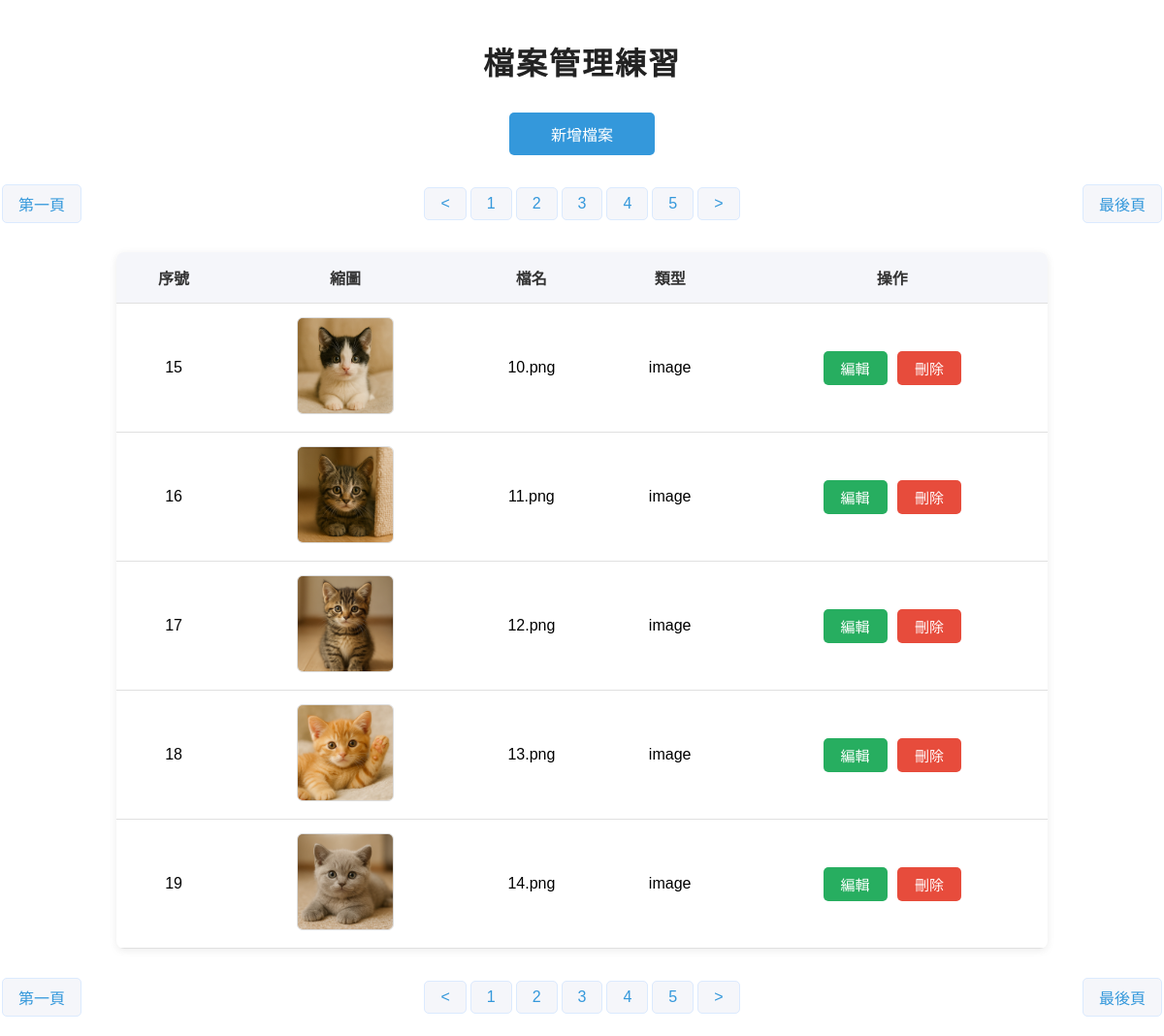
The app's page /manage.php?p=3 with its own data.
### tables this page shows
CREATE TABLE `uploads` (
  `id` int(10) UNSIGNED NOT NULL,
  `type` varchar(16) NOT NULL,
  `name` text NOT NULL,
  `description` text NOT NULL,
  `created_at` timestamp NOT NULL DEFAULT current_timestamp()
);

### db.php (called while the page is built, shortened)
<?php
$dsn="mysql:host=localhost;dbname=files;charset=utf8";
$pdo=new PDO($dsn,'root','');
function all($table,$array=null,$str=null){
    global $pdo;
    $sql="SELECT * FROM $table ";
        if(is_array($array)){
            $tmp=array2sql($array);
            $sql = $sql ." WHERE ".join(" AND ", $tmp);
        }else{
            $sql .= $array;
        }
        $sql .= $str;
    $rows=$pdo->query($sql)->fetchAll(PDO::FETCH_ASSOC);
    return $rows;
}

### manage.php (the view, shortened to what this page needs)
<?php include_once "db.php"; ?>
<!DOCTYPE html>
<html lang="en">
<head>
    <link rel="stylesheet" href="style.css">
</head>
<body>
    <h1 class="header">檔案管理練習</h1>
    <a class='add-file' href="upload.php">新增檔案</a>
    <?php
    $rows = all("uploads");
    ?>
    <?php
    $total_rows = $pdo->query("select count(*) from uploads")->fetchColumn();
    $div = 5;
    $pages = ceil($total_rows / $div);
    $now = $_GET['p'] ?? 1;
    $start = ($now - 1) * $div;
    $rows = all("uploads", " limit $start,$div");
    ?>
    <div class="pages">
        <a href="?p=1">第一頁</a>
        <div>
        <?php
        if($now-1>0){
            echo "<a href='?p=".($now-1)."'> < </a>";
        }else{
            echo "<a href='#'> < </a>";
        }
        for($i=1;$i<=$pages;$i++){
            echo "<a href='?p=$i'>$i</a>";
        }
        if($now+1<=$pages){
            echo "<a href='?p=".($now+1)."'> > </a>";
        }else{
            echo "<a href='#'> > </a>";
        }
        ?>
        </div>
        <a href="?p=<?=$pages?>">最後頁</a>
    </div>
    <table class="table">
        <tr>
            <th>序號</th>
            <th>縮圖</th>
            <th>檔名</th>
            <th>類型</th>
            <th>操作</th>
        </tr>
        <?php foreach ($rows as $key => $row): ?>
            <tr>
                <td><?= $row['id']; ?></td>
                <td>
                    <?php
                    if ($row['type'] == 'image') {
                        echo "<img src='./files/" . $row['name'] . "' style='width:100px;'>";
                    }
                    ?>
                </td>
                <td><?= $row['name']; ?></td>
                <td><?= $row['type']; ?></td>
                <td>
                    <button onclick="location.href='edit_upload.php?id=<?= $row['id']; ?>'">編輯</button>
                    <button class="del" data-id="<?= $row['id']; ?>">刪除</button>
                </td>
            </tr>
        <?php endforeach; ?>
    </table>
    <div class="pages">
        <a href="?p=1">第一頁</a>
        <div>
        <?php
        if($now-1>0){
            echo "<a href='?p=".($now-1)."'> < </a>";
        }else{
            echo "<a href='#'> < </a>";
        }
        for($i=1;$i<=$pages;$i++){
            echo "<a href='?p=$i'>$i</a>";
        }
        if($now+1<=$pages){
            echo "<a href='?p=".($now+1)."'> > </a>";
        }else{
            echo "<a href='#'> > </a>";
        }
        ?>
        </div>
        <a href="?p=<?=$pages?>">最後頁</a>
    </div>
</body>
</html>

### style.css (style rules this page uses)
* { font-family: "微軟正黑體",Arial, Helvetica, sans-serif; font-size:16px; padding:0; margin:0; list-style-type: none; box-sizing: border-box; text-decoration: none; }
.header { margin:10px auto; padding:10px; text-align: center; font-size:32px; }

### manage.php (style rules this page uses)
.table { margin: 30px auto; border-collapse: collapse; width: 80%; background: #fff; box-shadow: 0 2px 8px rgba(0, 0, 0, 0.08); border-radius: 8px; overflow: hidden; }
.table th, .table td { padding: 14px 18px; text-align: center; border-bottom: 1px solid #e0e0e0; font-size: 16px; }
.table th { background: #f5f6fa; color: #333; font-weight: 600; }
.table img { border-radius: 6px; border: 1px solid #ddd; background: #fafafa; }
button { padding: 7px 18px; border: none; border-radius: 5px; font-size: 15px; cursor: pointer; margin: 0 3px; transition: background 0.2s, color 0.2s; }
button:first-child { background: #27ae60; color: #fff; }
button:last-child { background: #e74c3c; color: #fff; }
.header { text-align: center; margin-top: 30px; color: #222; font-size: 2em; letter-spacing: 2px; }
.add-file { display: block; width: 150px; text-align: center; margin: 20px auto; padding: 10px 20px; background: #3498db; color: #fff; text-decoration: none; border-radius: 5px; transition: background 0.2s, color 0.2s; }
.pages { display: flex; justify-content: space-between; align-items: center; margin: 30px auto 20px auto; gap: 8px; }
.pages a { display: inline-block; padding: 7px 16px; margin: 0 2px; background: #f5f6fa; color: #3498db; border-radius: 5px; text-decoration: none; font-size: 16px; border: 1px solid #dbeafe; transition: background 0.2s, color 0.2s, border 0.2s; }

### records on screen
uploads: id "15", name (picture), name "10.png", type "image"
uploads: id "16", name (picture), name "11.png", type "image"
uploads: id "17", name (picture), name "12.png", type "image"
uploads: id "18", name (picture), name "13.png", type "image"
uploads: id "19", name (picture), name "14.png", type "image"
